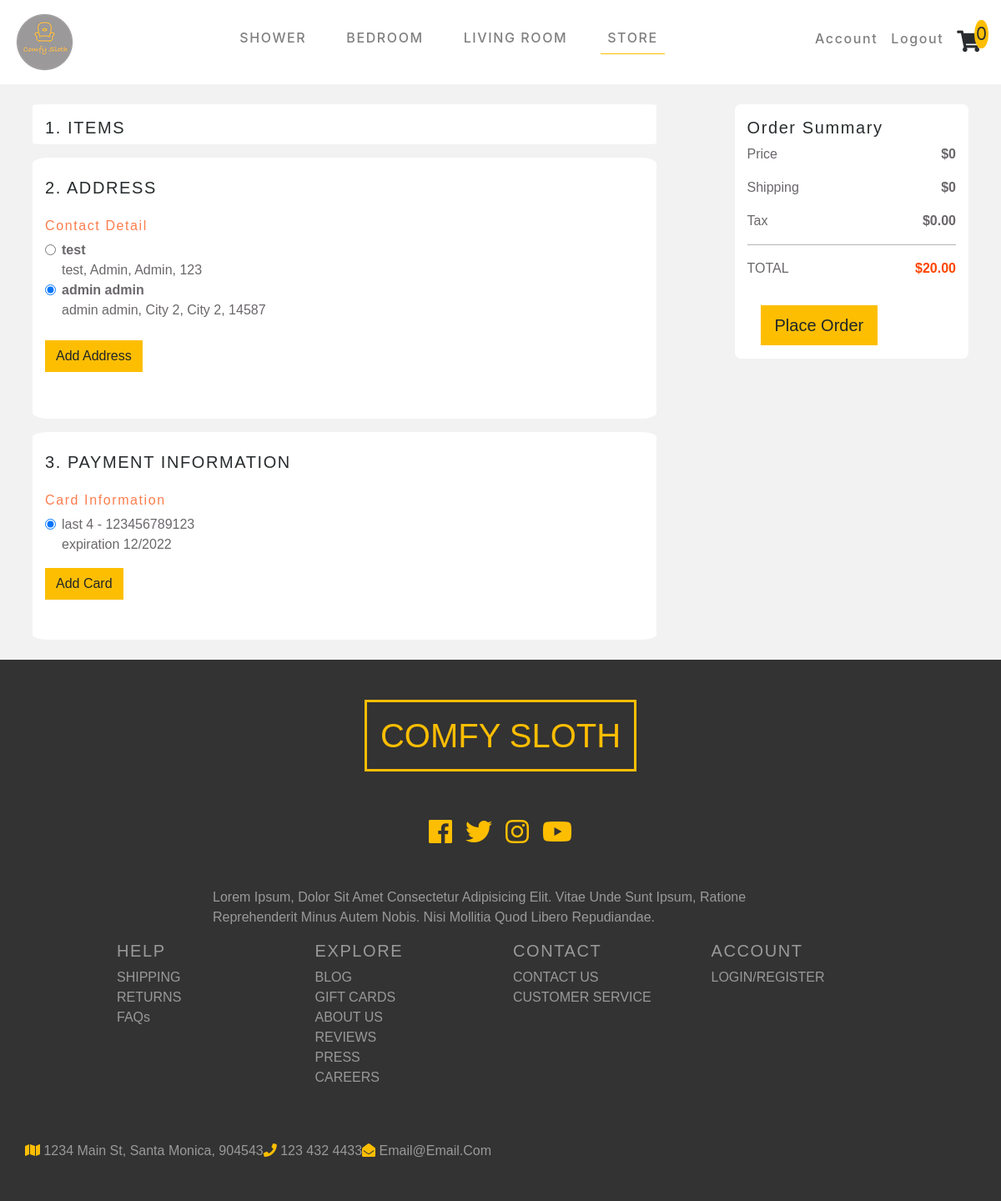
The page /checkout (signed in) on the database as committed earlier.
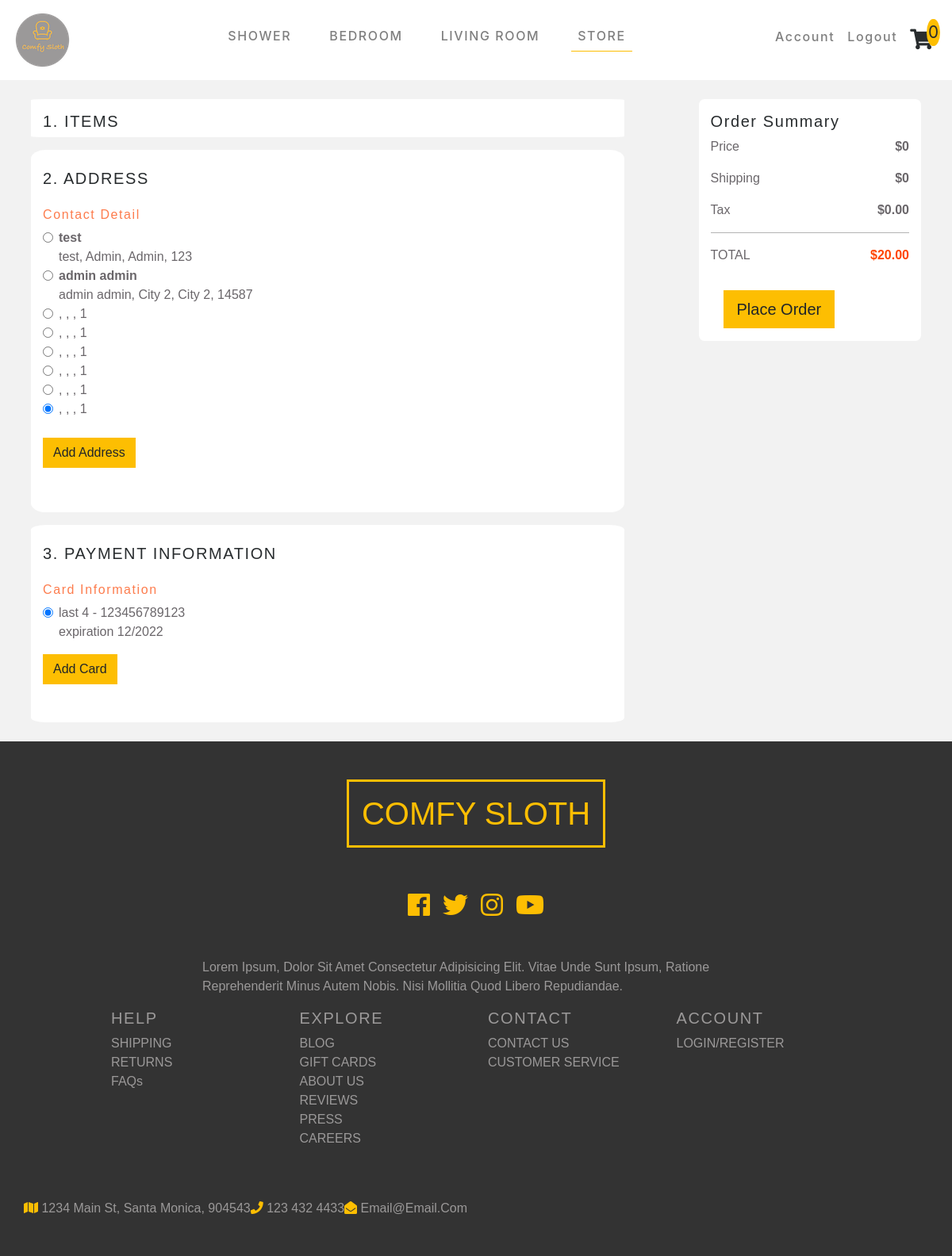
The same page on the database as committed later.
### login/models.py (models this page shows, shortened)
class ContactInfo(models.Model):
    user = models.ForeignKey(User, on_delete=models.CASCADE)
    name = models.CharField(max_length=200)
    address = models.CharField(max_length=200)
    city = models.CharField(max_length=200)
    state = models.CharField(max_length=200)
    zip = models.IntegerField(default='00000')

class Payment(models.Model):
    user = models.ForeignKey(User, on_delete=models.CASCADE)
    cardNum = models.IntegerField(default='0000000')
    exMonth = models.IntegerField(default='0000000')
    exYear = models.IntegerField(default='0000000')
    security = models.IntegerField(default='0000000')

### login/views.py (the view)
# urls.py: path(r'checkout', views.checkout, name='checkout'),
def checkout(request):
    addOrders(request)
    if request.user.is_authenticated:
        payInfo = Payment.objects.all()
        userPay = payInfo.filter(user=request.user)
        addresInfo = ContactInfo.objects.all()
        userAddress = addresInfo.filter(user=request.user)
        return render(request, 'login/checkout.html', {'address': userAddress, 'payment': userPay,})
    else:
        return render(request, 'login/checkout.html')

### login/views.py (called while the page is built, shortened)
def addOrders(request):
    order = Orders()

### login/templates/login/checkout.html (shortened to what the changed rows need)
{% extends 'base.html' %}
{% block content %}
{% load staticfiles %}
<div class="fluid-container check-main">
    <div class="container p-4">
        <div class="row my-auto d-flex justify-content-between">
            <div class="col-md-8">
            <div class="row mt-3 test2">
                <div class="col-md-12 order-detail">
                    <div>
                        {% if user.is_authenticated %}
                        <ul class="saved-addresses">
                            {% for item in address.all %}
                            <li>
                                <div class="form-check">
                                    <input class="form-check-input" type="radio" name="address-radio" id="address"
                                        value="option1" checked>
                                    <label class="form-check-label" for="exampleRadios1">
                                        <ul class='userItems'>
                                            <li><b id='user-name'>{{ item.name }}</b></li>
                                            <li id='user-address'>{{ item.name }}, {{ item.city }}, {{ item.city }}, {{ item.zip }}</li>
                                        </ul>
                                    </label>
                                </div>
                            </li>
                            {% endfor %}
                        </ul>
                        {% endif %}
                    </div>
                </div>
            </div>
        <div class="checkoutField">
            <div class="row mt-3" id='paymentForm'>
                <div class="col-md-12 order-detail">
                    <div class="saved-cards b-3">
                        <ul class='all-payments'>
                            {% if user.is_authenticated %}
                                {% for item in payment.all %}
                                <li>
                                    <div class="form-check">
                                        <input class="form-check-input" type="radio" name="exampleRadios"
                                            id="exampleRadios1" value="option1" checked>
                                        <label class="form-check-label" for="exampleRadios1">
                                            <ul class='userItems'>
                                                <li>last 4 - {{ item.cardNum }}</li>
                                                <li>expiration {{ item.exMonth }}/{{ item.exYear }}</li>
                                            </ul>
                                        </label>
                                    </div>
                                </li>
                                {% endfor %}
                            {% endif %}
                        </ul>
                    </div>
                </div>
            </div>
        </div>
            </div>
        </div>
    </div>
</div>
{% endblock %}

Rows that differ between the two databases and show on the page:
computed for ContactInfo "admin admin": address-radio "☑" → "☐"
added ContactInfo: zip "1"
added ContactInfo: zip "1"
added ContactInfo: zip "1"
added ContactInfo: zip "1"
added ContactInfo: zip "1"
added ContactInfo: zip "1"
